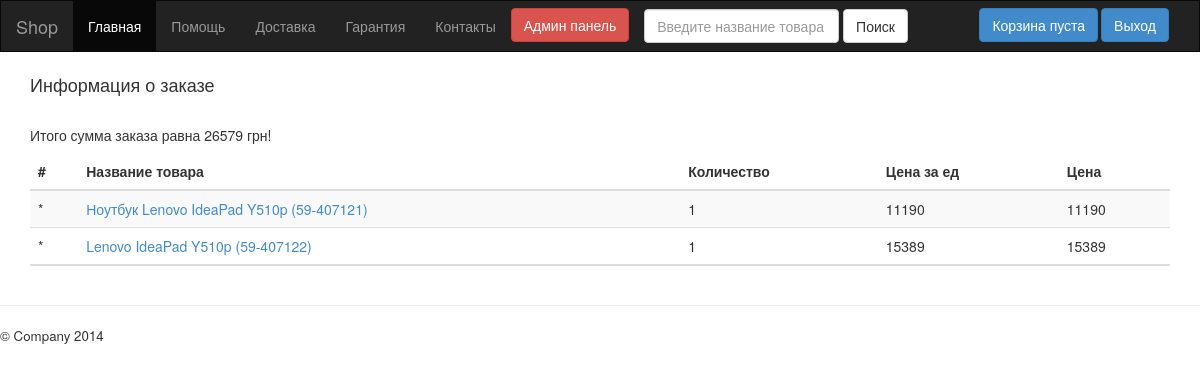
Page /?adminview/0.923863001393753675 (signed in) on the committed database.
### tables this page shows
CREATE TABLE IF NOT EXISTS `orders_items` (
  `id` int(10) NOT NULL AUTO_INCREMENT,
  `id_goods` varchar(255) NOT NULL,
  `id_order` varchar(255) NOT NULL,
  `cost_order` int(10) NOT NULL,
  `count` int(10) NOT NULL,
  PRIMARY KEY (`id`)
);

CREATE TABLE IF NOT EXISTS `goods` (
  `id` int(10) NOT NULL AUTO_INCREMENT,
  `name` varchar(255) NOT NULL,
  `category` int(10) NOT NULL,
  `cost` int(10) NOT NULL,
  `specification` text NOT NULL,
  `time` int(20) NOT NULL,
  `poster` varchar(255) NOT NULL,
  PRIMARY KEY (`id`)
);

### app/ctrlIndex.php (called while the page is built, shortened)
<?php
class ctrlIndex extends ctrl
{
    function adminview($id)
    {
        $this->adminview = $this->db->query("SELECT * FROM orders_items, goods WHERE orders_items.id_order='$id' AND orders_items.id_goods=goods.id")->all();
        $this->out('adminview.php');
    }
}

### index.php (called while the page is built, shortened)
<?php
include "lib/db.php";
new app(substr($_SERVER['REQUEST_URI'],2));

### lib/db.php (called while the page is built, shortened)
<?php
class db
{
    public function __construct()
    {
        $link = $this->mysqli = new mysqli("mysql.1freehosting.com", "u661937399_1", "jgz822xo1104", "u661937399_1");
    }
    public function query($sql)
    {
        $args = func_get_args();
        $sql = array_shift($args);
        $link = $this->mysqli;
        $args = array_map(function ($param) use ($link) {
            return "'" . $link->escape_string($param) . "'";
        }, $args);
        $sql = str_replace(array('%', '?'), array('%%', '%s'), $sql);
        array_unshift($args, $sql);
        $sql = call_user_func_array('sprintf', $args);
        $this->last = $this->mysqli->query($sql);
        return $this;
    }
}

### tpl/adminview.php (the view, shortened to what this page needs)
<div class="container"
    <div class="modal-header">
        <h4 class="modal-title" id="myModalLabel">Информация о заказе</h4>
    </div>
</div>
<br>
<div class="container">
    <table class="table table-striped">
        <thead>
        <tr>
            <th>#</th>
            <th>Название товара</th>
            <th>Количество</th>
            <th>Цена за ед</th>
            <th>Цена</th>
        </tr>
        </thead>
        <tbody>
        <? $sum = 0; foreach ($this->adminview as $key => $value1) { ?>
            <tr>
                <td>*</td>
                <td><a href="?viewgoods/<?= $value1['id_goods'] ?>" target="_blank"><?= $value1['name'] ?></a></td>
                <td><?= $value1['count'] ?></td>
                <td><?= $value1['cost_order'] ?></td>
                <td><?= $sumall = $value1['cost_order']*$value1['count'] ?></td>
            </tr>
        <? $sum += $sumall; } ?>
        </tbody>
        <tbody>
        <tr>
            <h5>Итого сумма заказа равна <?= $sum; ?> грн!</h5>
        </tr>
        </tbody>
    </table>
</div>

### rows in the picture
orders_items: id_goods.name "Ноутбук Lenovo IdeaPad Y510p (59-407121)", count "1", cost_order "11190", $sumall=$value1['cost_order']*$value1['count'] "11190"
orders_items: id_goods.name "Lenovo IdeaPad Y510p (59-407122)", count "1", cost_order "15389", $sumall=$value1['cost_order']*$value1['count'] "15389"

### other values in the picture
$sum "26579"
